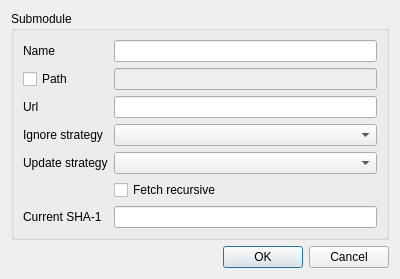
<?xml version="1.0" encoding="UTF-8"?>
<ui version="4.0">
 <class>SubmodulesCreateEditDlg</class>
 <widget class="QDialog" name="SubmodulesCreateEditDlg">
  <property name="geometry">
   <rect>
    <x>0</x>
    <y>0</y>
    <width>400</width>
    <height>263</height>
   </rect>
  </property>
  <layout class="QGridLayout" name="gridLayout_2">
   <item row="0" column="0">
    <widget class="QGroupBox" name="groupBox">
     <property name="title">
      <string>Submodule</string>
     </property>
     <layout class="QGridLayout" name="gridLayout">
      <item row="3" column="1">
       <widget class="QComboBox" name="cboIgnoreStrategy"/>
      </item>
      <item row="6" column="0">
       <widget class="QLabel" name="label_5">
        <property name="text">
         <string>Current SHA-1</string>
        </property>
        <property name="buddy">
         <cstring>txtSHA1</cstring>
        </property>
       </widget>
      </item>
      <item row="3" column="0">
       <widget class="QLabel" name="label_2">
        <property name="text">
         <string>Ignore strategy</string>
        </property>
        <property name="buddy">
         <cstring>cboIgnoreStrategy</cstring>
        </property>
       </widget>
      </item>
      <item row="4" column="1">
       <widget class="QComboBox" name="cboUpdateStrategy"/>
      </item>
      <item row="4" column="0">
       <widget class="QLabel" name="label_3">
        <property name="text">
         <string>Update strategy</string>
        </property>
        <property name="buddy">
         <cstring>cboUpdateStrategy</cstring>
        </property>
       </widget>
      </item>
      <item row="0" column="0">
       <widget class="QLabel" name="label">
        <property name="text">
         <string>Name</string>
        </property>
        <property name="buddy">
         <cstring>txtName</cstring>
        </property>
       </widget>
      </item>
      <item row="5" column="1">
       <widget class="QCheckBox" name="chkFetchRecursive">
        <property name="text">
         <string>Fetch recursive</string>
        </property>
       </widget>
      </item>
      <item row="6" column="1">
       <widget class="QLineEdit" name="txtSHA1">
        <property name="readOnly">
         <bool>true</bool>
        </property>
       </widget>
      </item>
      <item row="0" column="1">
       <widget class="LineEdit" name="txtName">
        <property name="mandatory" stdset="0">
         <bool>true</bool>
        </property>
       </widget>
      </item>
      <item row="1" column="0">
       <widget class="QCheckBox" name="chkHasPath">
        <property name="text">
         <string>Path</string>
        </property>
       </widget>
      </item>
      <item row="1" column="1">
       <widget class="LineEdit" name="txtPath">
        <property name="enabled">
         <bool>false</bool>
        </property>
        <property name="mandatory" stdset="0">
         <bool>true</bool>
        </property>
       </widget>
      </item>
      <item row="2" column="0">
       <widget class="QLabel" name="label_4">
        <property name="text">
         <string>Url</string>
        </property>
        <property name="buddy">
         <cstring>txtUrl</cstring>
        </property>
       </widget>
      </item>
      <item row="2" column="1">
       <widget class="LineEdit" name="txtUrl">
        <property name="mandatory" stdset="0">
         <bool>true</bool>
        </property>
       </widget>
      </item>
      <item row="7" column="0">
       <spacer name="verticalSpacer">
        <property name="orientation">
         <enum>Qt::Vertical</enum>
        </property>
        <property name="sizeHint" stdset="0">
         <size>
          <width>20</width>
          <height>40</height>
         </size>
        </property>
       </spacer>
      </item>
     </layout>
    </widget>
   </item>
   <item row="1" column="0">
    <widget class="QDialogButtonBox" name="buttonBox">
     <property name="orientation">
      <enum>Qt::Horizontal</enum>
     </property>
     <property name="standardButtons">
      <set>QDialogButtonBox::Cancel|QDialogButtonBox::Ok</set>
     </property>
    </widget>
   </item>
  </layout>
 </widget>
 <customwidgets>
  <customwidget>
   <class>LineEdit</class>
   <extends>QLineEdit</extends>
   <header>libMacGitverCore/Widgets/LineEdit.h</header>
  </customwidget>
 </customwidgets>
 <tabstops>
  <tabstop>txtName</tabstop>
  <tabstop>chkHasPath</tabstop>
  <tabstop>txtPath</tabstop>
  <tabstop>txtUrl</tabstop>
  <tabstop>cboIgnoreStrategy</tabstop>
  <tabstop>cboUpdateStrategy</tabstop>
  <tabstop>chkFetchRecursive</tabstop>
  <tabstop>txtSHA1</tabstop>
  <tabstop>buttonBox</tabstop>
 </tabstops>
 <resources/>
 <connections>
  <connection>
   <sender>buttonBox</sender>
   <signal>accepted()</signal>
   <receiver>SubmodulesCreateEditDlg</receiver>
   <slot>accept()</slot>
   <hints>
    <hint type="sourcelabel">
     <x>222</x>
     <y>285</y>
    </hint>
    <hint type="destinationlabel">
     <x>157</x>
     <y>274</y>
    </hint>
   </hints>
  </connection>
  <connection>
   <sender>buttonBox</sender>
   <signal>rejected()</signal>
   <receiver>SubmodulesCreateEditDlg</receiver>
   <slot>reject()</slot>
   <hints>
    <hint type="sourcelabel">
     <x>290</x>
     <y>291</y>
    </hint>
    <hint type="destinationlabel">
     <x>286</x>
     <y>274</y>
    </hint>
   </hints>
  </connection>
  <connection>
   <sender>chkHasPath</sender>
   <signal>toggled(bool)</signal>
   <receiver>txtPath</receiver>
   <slot>setEnabled(bool)</slot>
   <hints>
    <hint type="sourcelabel">
     <x>51</x>
     <y>75</y>
    </hint>
    <hint type="destinationlabel">
     <x>145</x>
     <y>73</y>
    </hint>
   </hints>
  </connection>
 </connections>
</ui>
